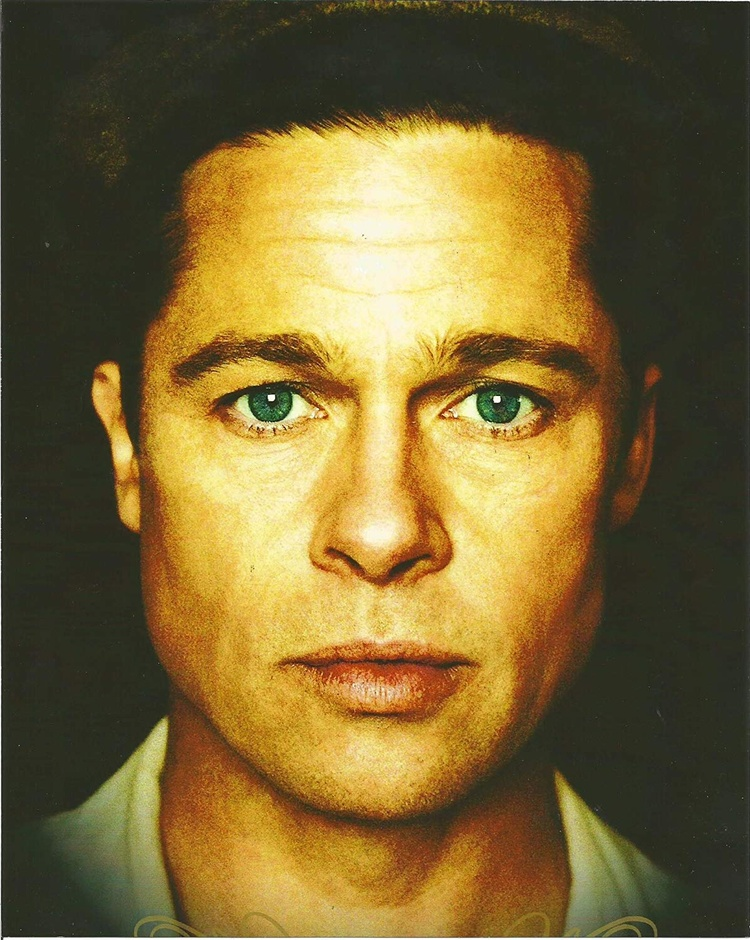
#> input picture dataset/User1.1.jpg, 750 x 940 px, shrunk from 1197 x 1500 before the run; its folder holds only this picture in this run
$ python -i model.py   (imports and definitions only)
#> lines starting #> are read from the running program, lines starting #| are printed output that depends on the picture
''''
Training Multiple Faces stored on a DataBase:
	==> Each face should have a unique numeric integer ID as 1, 2, 3, etc
	==> LBPH computed model will be saved on trainer/ directory. (if it does not exist, pls create one)
	==> for using PIL, install pillow library with "pip install pillow"

Based on original code by Anirban Kar: https://github.com/thecodacus/Face-Recognition

Developed by Marcelo Rovai - MJRoBot.org @ 21Feb18

'''
import cv2
import numpy as np
from PIL import Image
import os
import importlib

def train() :
    # Path for face image database
    path = 'dataset'

    recognizer = cv2.face.LBPHFaceRecognizer_create()
    detector = cv2.CascadeClassifier("haarcascade_frontalface_default.xml");

    # function to get the images and label data
    def getImagesAndLabels(path):

#> called with path = 'dataset'
        imagePaths = [os.path.join(path,f) for f in os.listdir(path)]
        faceSamples=[]
        ids = []

        for imagePath in imagePaths:

            PIL_img = Image.open(imagePath).convert('L') # convert it to grayscale
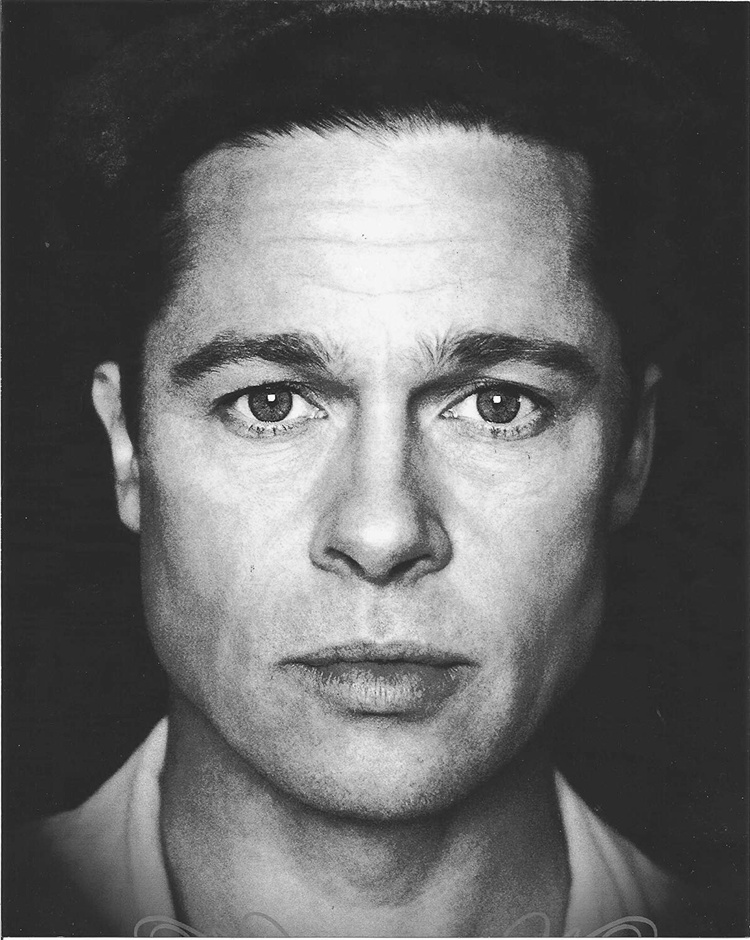
#> PIL_img: PIL image 750x940 L; min 11, max 255, mean 101.7
            img_numpy = np.array(PIL_img,'uint8')

            id = int(os.path.split(imagePath)[-1].split(".")[1])
            #print(id)
            faces = detector.detectMultiScale(img_numpy)
#> faces = [[106, 174, 559, 559]]
            print(faces)
#| [[106 174 559 559]]
            print(type(faces))
#| <class 'numpy.ndarray'>


            for (x,y,w,h) in faces:
                faceSamples.append(img_numpy[y:y+h,x:x+w])
                ids.append(id)
#> this loop made 1 pass
#> after the loop, faceSamples = 1 item; ids = [1]

        return faceSamples,ids

    importlib.import_module('popups').timed_popup('Nous nous entrainons a vous reconnaitre \n Veuillez patienter encore un peu...',3)

    faces,ids = getImagesAndLabels(path)
#> faces = 1 item; ids = [1]
    recognizer.train(faces, np.array(ids))

    # Save the model into trainer/trainer.yml
    recognizer.write('trainer/trainer.yml') # recognizer.save() worked on Mac, but not on Pi

    # Print the numer of faces trained and end program
    print("\n [INFO] {0} faces trained. Exiting Program".format(len(np.unique(ids))))
#|  [INFO] 1 faces trained. Exiting Program

>>> result = train()
